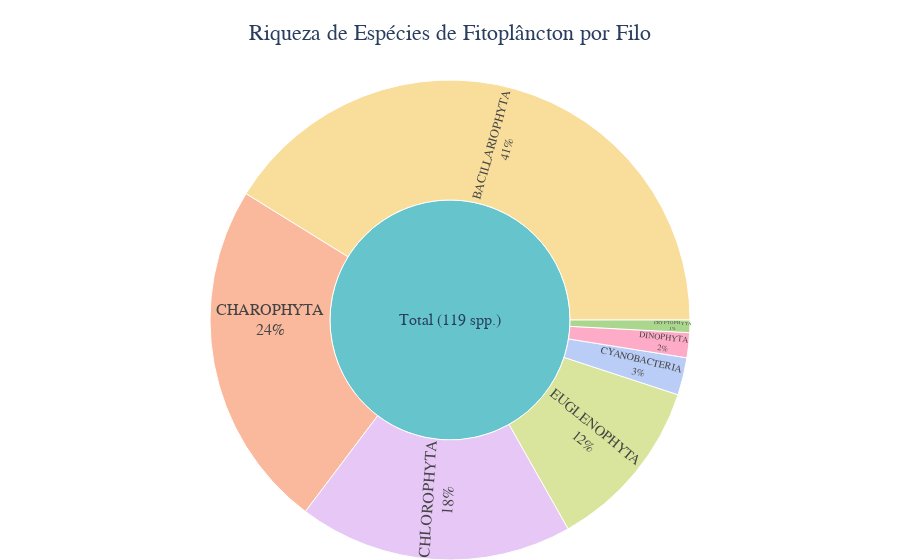

Notebook cell for this chart:
### Code cell
# --- Bloco 3: Gráfico Sunburst de Riqueza por Filo ---

import plotly.express as px

print("Iniciando a criação do Gráfico Sunburst de Riqueza por Filo...")

if 'df_fito_limpo' not in locals() or df_fito_limpo.empty:
    print("ERRO: O DataFrame 'df_fito_limpo' não foi encontrado. Execute os blocos anteriores primeiro.")
else:
    # 1. PREPARAÇÃO DOS DADOS PARA O GRÁFICO
    print("   -> Preparando os dados para o gráfico...")
    # Removemos registros onde o filo não está definido para garantir a qualidade do gráfico
    sunburst_data = df_fito_limpo.dropna(subset=['filo', 'nome_cientifico']).copy()
    
    # Agrupamos por Filo e contamos o número de espécies ÚNICAS (riqueza)
    sunburst_data = sunburst_data.groupby('filo')['nome_cientifico'].nunique().reset_index()
    sunburst_data.rename(columns={'nome_cientifico': 'Riqueza'}, inplace=True)
    
    # Criamos a raiz do gráfico (o círculo central)
    total_riqueza = sunburst_data['Riqueza'].sum()
    sunburst_data['Centro'] = f"Total ({total_riqueza} spp.)"
    print("   -> Dados agregados com sucesso.")

    # 2. CRIAÇÃO DO GRÁFICO COM PLOTLY
    print("   -> Gerando o gráfico...")
    fig = px.sunburst(
        sunburst_data,
        path=['Centro', 'filo'],  # Define a hierarquia: do centro para os filos
        values='Riqueza',         # O tamanho das fatias é determinado pela riqueza
        color='filo',
        color_discrete_sequence=px.colors.qualitative.Pastel, # Paleta de cores suaves
    )

    # 3. CUSTOMIZAÇÃO (Seguindo o Guia de Estilo)
    # Título centralizado e fonte Arial
    fig.update_layout(
        title_text='Riqueza de Espécies de Fitoplâncton por Filo',
        title_x=0.5,
        font=dict(family="Arial", size=16),
        margin=dict(t=80, l=0, r=0, b=0)
    )
    
    # Informações exibidas nas fatias e no tooltip de hover
    fig.update_traces(
        textinfo='label+percent root', # Mostra o nome do filo e a % do total
        insidetextorientation='radial',
        hovertemplate='<b>%{label}</b><br>Riqueza: %{value} espécies<br>Proporção da Riqueza Total: %{percentRoot:.1%}'
    )

    # 4. SALVAR E EXIBIR
    # Salvar como imagem estática (.png)
    nome_arquivo_png = 'grafico_riqueza_sunburst_fitoplancton.png'
    caminho_completo_png = os.path.join(caminho_saida_grupo, nome_arquivo_png)
    try:
        # 'scale=2' aumenta a resolução da imagem
        fig.write_image(caminho_completo_png, width=1000, height=1000, scale=2)
        print(f"\n_Gráfico Sunburst salvo como IMAGEM em: '{caminho_completo_png}'_")
    except ValueError:
        print("\nAVISO: O pacote 'kaleido' parece não estar instalado. A imagem .png não foi salva.")
        print("Para instalar, ative o ambiente 'env_fito' e execute: conda install -c conda-forge python-kaleido")
    
    # Salvar como arquivo interativo (.html)
    nome_arquivo_html = 'grafico_riqueza_sunburst_fitoplancton_interativo.html'
    caminho_completo_html = os.path.join(caminho_saida_grupo, nome_arquivo_html)
    fig.write_html(caminho_completo_html)
    print(f"_Gráfico Sunburst salvo como HTML INTERATIVO em: '{caminho_completo_html}'_")

    fig.show()

### Figure 1 — Plotly figure (JSON) as saved in the notebook; plotly's stock layout.template omitted (floating-point values rounded to 4 significant figures)
{"data": [{"branchvalues": "total", "customdata": [["(?)"], ["BACILLARIOPHYTA"], ["CHAROPHYTA"], ["CHLOROPHYTA"], ["CRYPTOPHYTA"], ["CYANOBACTERIA"], ["DINOPHYTA"], ["EUGLENOPHYTA"]], "domain": {"x": [0, 1], "y": [0, 1]}, "hovertemplate": "<b>%{label}</b><br>Riqueza: %{value} espécies<br>Proporção da Riqueza Total: %{percentRoot:.1%}", "ids": ["Total (119 spp.)", "Total (119 spp.)/BACILLARIOPHYTA", "Total (119 spp.)/CHAROPHYTA", "Total (119 spp.)/CHLOROPHYTA", "Total (119 spp.)/CRYPTOPHYTA", "Total (119 spp.)/CYANOBACTERIA", "Total (119 spp.)/DINOPHYTA", "Total (119 spp.)/EUGLENOPHYTA"], "insidetextorientation": "radial", "labels": ["Total (119 spp.)", "BACILLARIOPHYTA", "CHAROPHYTA", "CHLOROPHYTA", "CRYPTOPHYTA", "CYANOBACTERIA", "DINOPHYTA", "EUGLENOPHYTA"], "marker": {"colors": ["rgb(102, 197, 204)", "rgb(246, 207, 113)", "rgb(248, 156, 116)", "rgb(220, 176, 242)", "rgb(135, 197, 95)", "rgb(158, 185, 243)", "rgb(254, 136, 177)", "rgb(201, 219, 116)"]}, "name": "", "parents": ["", "Total (119 spp.)", "Total (119 spp.)", "Total (119 spp.)", "Total (119 spp.)", "Total (119 spp.)", "Total (119 spp.)", "Total (119 spp.)"], "textinfo": "label+percent root", "type": "sunburst", "values": [119.0, 49.0, 28.0, 22.0, 1.0, 3.0, 2.0, 14.0]}], "layout": {"font": {"family": "Arial", "size": 16}, "legend": {"tracegroupgap": 0}, "margin": {"b": 0, "l": 0, "r": 0, "t": 80}, "sunburstcolorway": ["rgb(102, 197, 204)", "rgb(246, 207, 113)", "rgb(248, 156, 116)", "rgb(220, 176, 242)", "rgb(135, 197, 95)", "rgb(158, 185, 243)", "rgb(254, 136, 177)", "rgb(201, 219, 116)", "rgb(139, 224, 164)", "rgb(180, 151, 231)", "rgb(179, 179, 179)"], "title": {"text": "Riqueza de Espécies de Fitoplâncton por Filo", "x": 0.5}}}
